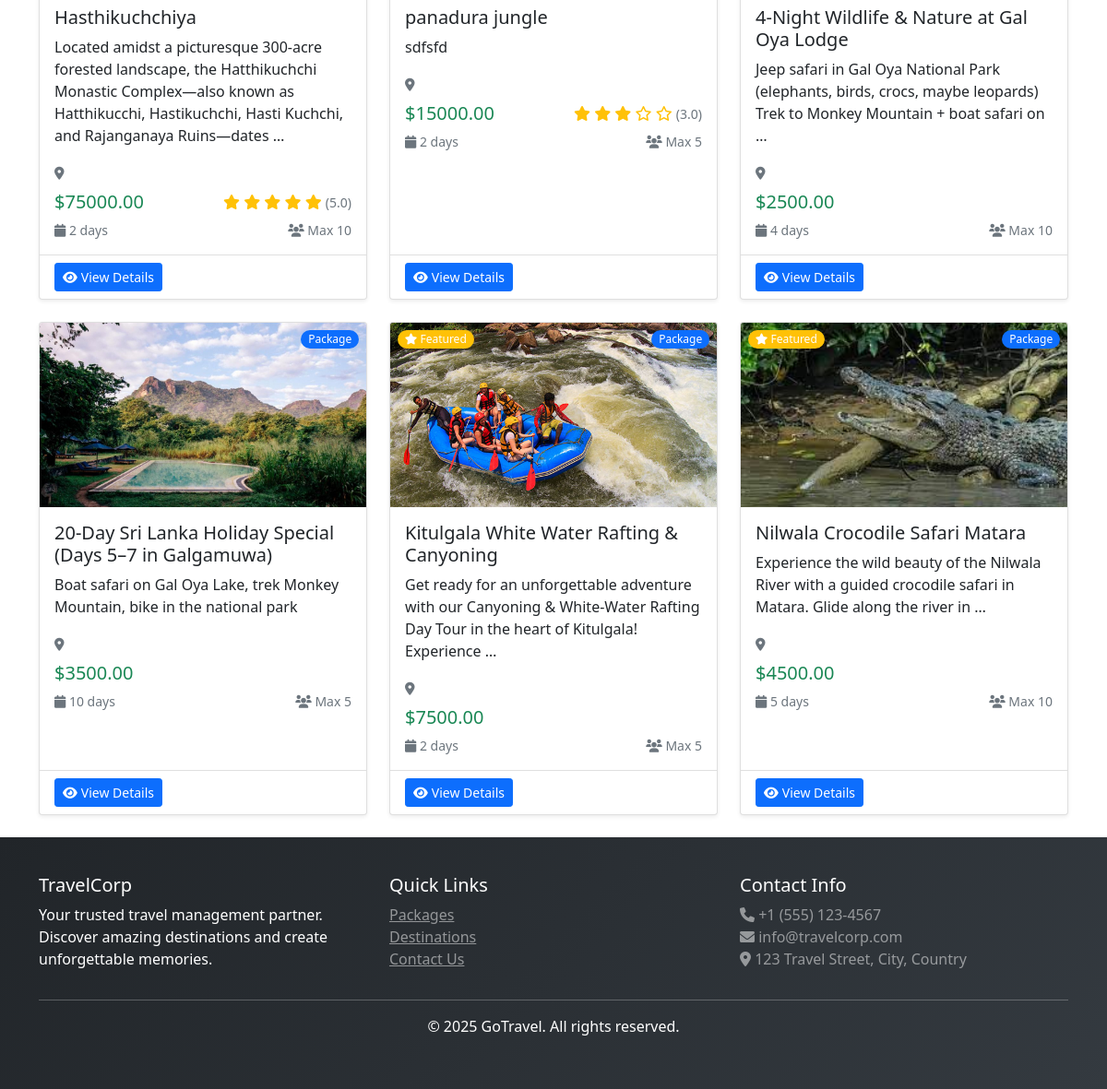
The app's page /search/ (lower part), older data.
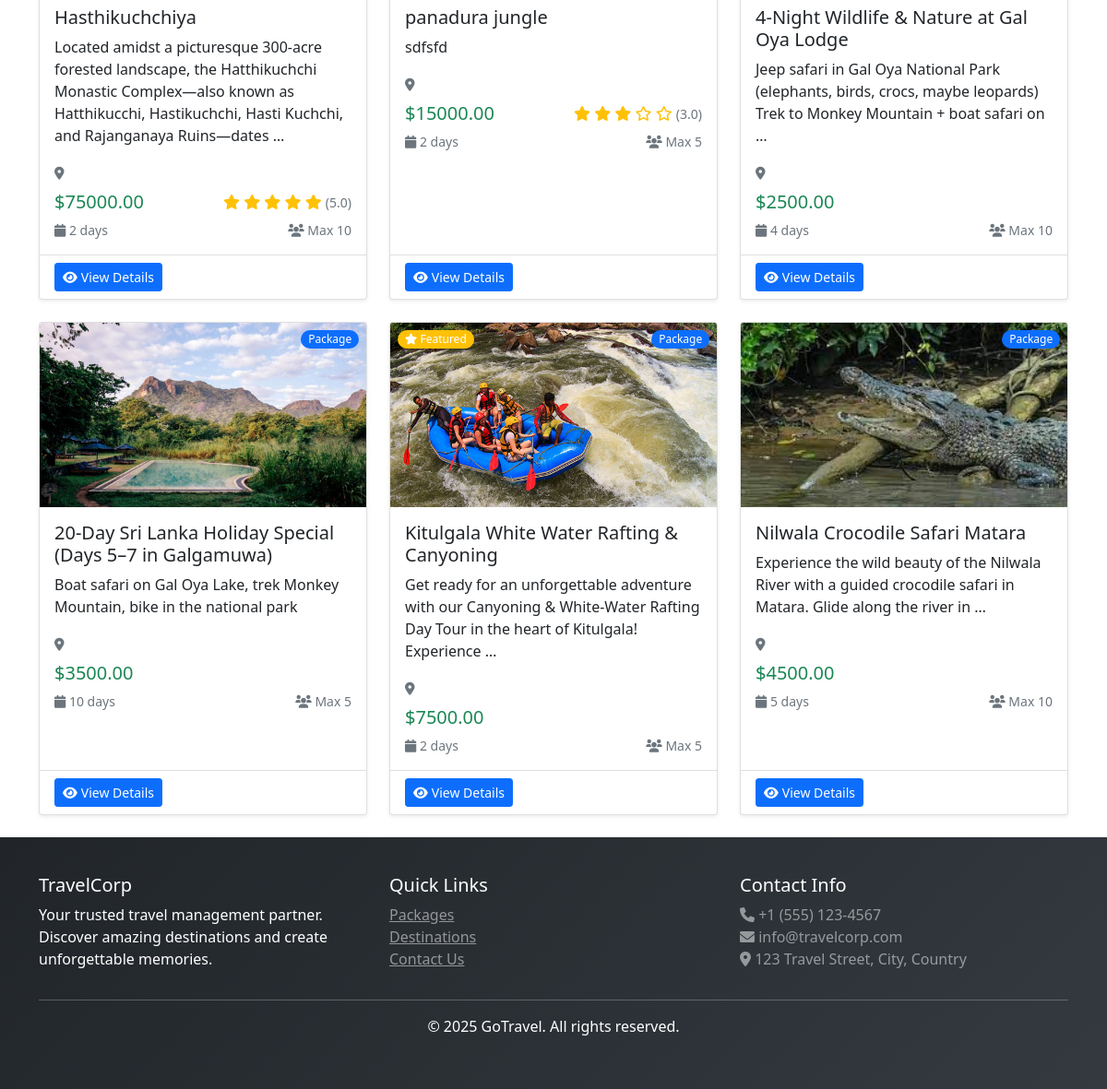
The same page, newer data.
### travel/models.py (models this page shows, shortened)
class Package(models.Model):
    PACKAGE_TYPES = [
        ('tour', 'Tour Package'),
        ('hotel', 'Hotel Package'),
        ('transport', 'Transport Package'),
        ('combo', 'Combo Package'),
    ]
    name = models.CharField(max_length=200)
    destinations = models.ManyToManyField(Destination, related_name='packages', help_text="Destinations included in this package")
    hotels = models.ManyToManyField('Hotel', blank=False, related_name='packages', help_text="Hotels included in this package (At least one hotel must be selected)")
    transports = models.ManyToManyField('Transport', blank=True, related_name='packages', help_text="Transports included in this package")
    package_type = models.CharField(max_length=20, choices=PACKAGE_TYPES)
    description = models.TextField()
    price = models.DecimalField(max_digits=10, decimal_places=2)
    duration_days = models.IntegerField()
    max_people = models.IntegerField()
    includes = models.TextField(help_text="What's included in the package")
    excludes = models.TextField(help_text="What's not included")
    keywords = models.TextField(blank=True, help_text="Keywords/tags for searching, separated by commas (e.g., adventure, luxury, budget, family)")
    image = models.ImageField(upload_to='packages/')
    is_active = models.BooleanField(default=True)
    is_featured = models.BooleanField(default=False, help_text="Mark as featured package")
    created_by = models.ForeignKey(User, on_delete=models.CASCADE)
    created_at = models.DateTimeField(auto_now_add=True)
    updated_at = models.DateTimeField(auto_now=True)
    def average_rating(self):
        reviews = self.review_set.all()
        if reviews:
            return sum([review.rating for review in reviews]) / len(reviews)
        return 0

### travel/views.py (the view)
# urls.py: path('search/', views.advanced_search, name='advanced_search'),
def advanced_search(request):
    search_engine = TravelSearchEngine()
    search_query = request.GET.get('search', '') or request.GET.get('destination', '')
    search_type = request.GET.get('type', 'packages')
    filters = {
        'destination': request.GET.get('destination', ''),
        'package_type': request.GET.get('package_type', ''),
        'min_price': request.GET.get('min_price', ''),
        'max_price': request.GET.get('max_price', ''),
        'duration_days': request.GET.get('duration', ''),
        'adults': request.GET.get('adults', '2'),
        'children': request.GET.get('children', '0'),
        'star_rating': request.GET.get('star_rating', ''),
        'transport_type': request.GET.get('transport_type', ''),
        'from_destination': request.GET.get('from_destination', ''),
        'to_destination': request.GET.get('to_destination', ''),
        'start_date': request.GET.get('start_date', ''),
        'end_date': request.GET.get('end_date', ''),
        'sort_by': request.GET.get('sort', 'relevance')
    }
    try:
        total_travelers = int(filters['adults']) + int(filters['children'])
        filters['max_people'] = total_travelers
    except (ValueError, TypeError):
        pass
    try:
        packages = search_engine.search_packages(search_query, filters)
        sort_by = filters['sort_by']
        if sort_by == 'price_low':
            packages = packages.order_by('price', '-relevance_score')
        elif sort_by == 'price_high':
            packages = packages.order_by('-price', '-relevance_score')
        elif sort_by == 'rating':
            packages = packages.annotate(avg_rating=Avg('review__rating')).order_by('-avg_rating', '-relevance_score')
        elif sort_by == 'duration':
            packages = packages.order_by('duration_days', '-relevance_score')
        elif sort_by == 'name':
            packages = packages.order_by('name')
        paginator = Paginator(packages, 12)
        page_number = request.GET.get('page')
        page_obj = paginator.get_page(page_number)
        destinations = Destination.objects.filter(is_active=True)
        search_suggestions = search_engine.get_search_suggestions(search_query) if search_query else []
        search_keywords = search_engine.clean_search_query(search_query)
        template = loader.get_template('travel/advanced_search.html')
        context = {
            'page_obj': page_obj,
            'destinations': destinations,
            'search_query': search_query,
            'search_type': search_type,
            'filters': filters,
            'search_suggestions': search_suggestions,
            'search_keywords': search_keywords,
            'total_results': packages.count(),
        }
        return HttpResponse(template.render(context, request))
    except Exception as e:
        try:
            packages = Package.objects.filter(is_active=True)
            if search_query:
                packages = packages.filter(
                    Q(name__icontains=search_query) |
                    Q(description__icontains=search_query) |
                    Q(destination__name__icontains=search_query) |
                    Q(destination__city__icontains=search_query) |
                    Q(destination__country__icontains=search_query)
                )
            if filters['destination']:
                packages = packages.filter(
                    Q(destination__name__icontains=filters['destination']) |
                    Q(destination__city__icontains=filters['destination']) |
                    Q(destination__country__icontains=filters['destination'])
                )
            if filters['min_price']:
                try:
                    packages = packages.filter(price__gte=float(filters['min_price']))
                except ValueError:
                    pass
            if filters['max_price']:
                try:
                    packages = packages.filter(price__lte=float(filters['max_price']))
                except ValueError:
                    pass
            if filters['duration_days']:
                try:
                    packages = packages.filter(duration_days=int(filters['duration_days']))
                except ValueError:
                    pass
            if filters['package_type']:
                packages = packages.filter(package_type=filters['package_type'])
            sort_by = filters['sort_by']
            if sort_by == 'price_low':
                packages = packages.order_by('price')
            elif sort_by == 'price_high':
                packages = packages.order_by('-price')
            elif sort_by == 'rating':
                packages = packages.annotate(avg_rating=Avg('review__rating')).order_by('-avg_rating')
            elif sort_by == 'duration':
                packages = packages.order_by('duration_days')
            elif sort_by == 'name':
                packages = packages.order_by('name')
            else:
                packages = packages.order_by('-is_featured', '-created_at')
            paginator = Paginator(packages, 12)
            page_number = request.GET.get('page')
            page_obj = paginator.get_page(page_number)
            destinations = Destination.objects.filter(is_active=True)
            template = loader.get_template('travel/advanced_search.html')
            context = {
                'page_obj': page_obj,
                'destinations': destinations,
                'search_query': search_query,
                'search_type': search_type,
                'filters': filters,
                'search_suggestions': [],
                'search_keywords': search_query.split() if search_query else [],
                'total_results': packages.count(),
                'error': str(e) if search_query else None,
            }
            return HttpResponse(template.render(context, request))
        except Exception as fallback_error:
            template = loader.get_template('travel/advanced_search.html')
            context = {
                'page_obj': None,
                'destinations': [],
                'search_query': search_query,
                'search_type': search_type,
                'filters': filters,
                'search_suggestions': [],
                'search_keywords': [],
                'total_results': 0,
                'error': f'Search error: {str(fallback_error)}',
            }
            return HttpResponse(template.render(context, request))
            if filters.get('destination'):
                packages = packages.filter(
                    Q(destination__name__icontains=filters['destination']) |
                    Q(destination__city__icontains=filters['destination']) |
                    Q(destination__country__icontains=filters['destination'])
                )
            if filters.get('min_price'):
                try:
                    packages = packages.filter(price__gte=float(filters['min_price']))
                except (ValueError, TypeError):
                    pass
            if filters.get('max_price'):
                try:
                    packages = packages.filter(price__lte=float(filters['max_price']))
                except (ValueError, TypeError):
                    pass
            if filters.get('max_people'):
                try:
                    packages = packages.filter(max_people__gte=int(filters['max_people']))
                except (ValueError, TypeError):
                    pass
            packages = packages.order_by('name')
            paginator = Paginator(packages, 12)
            page_number = request.GET.get('page')
            page_obj = paginator.get_page(page_number)
            destinations = Destination.objects.filter(is_active=True)
            template = loader.get_template('travel/advanced_search.html')
            context = {
                'page_obj': page_obj,
                'destinations': destinations,
                'search_query': search_query,
                'search_type': search_type,
                'filters': filters,
                'search_suggestions': [],
                'search_keywords': [],
                'total_results': packages.count(),
            }
            return HttpResponse(template.render(context, request))
        except Exception as fallback_error:
            template = loader.get_template('travel/advanced_search.html')
            context = {
                'page_obj': None,
                'destinations': [],
                'search_query': search_query,
                'search_type': search_type,
                'filters': filters,
                'search_suggestions': [],
                'search_keywords': [],
                'total_results': 0,
                'error': 'Search temporarily unavailable. Please try again later.'
            }
            return HttpResponse(template.render(context, request))

### travel/context_processors.py (called while the page is built)
def user_profile(request):
    if request.user.is_authenticated:
        try:
            profile, created = UserProfile.objects.get_or_create(user=request.user)
            return {'user_profile': profile}
        except:
            return {'user_profile': None}
    return {'user_profile': None}

### travel/search.py (called while the page is built, shortened)
    def clean_search_query(self, query):
        if not query:
            return []
        query = query.lower()
        query = re.sub(r'[^\w\s]', ' ', query)
        words = [word.strip() for word in query.split() if word.strip()]
        keywords = [word for word in words if word not in self.stop_words and len(word) > 2]
        return keywords

    def search_packages(self, query, filters=None):
        packages = Package.objects.filter(is_active=True)
        if not query:
            return packages

### travel/templates/travel/advanced_search.html (shortened to what this page needs)
{% extends 'travel/base.html' %}
{% load static %}
{% block content %}
<div class="container">
    {% if page_obj %}
        <div class="row">
            {% for package in page_obj %}
                <div class="col-lg-4 col-md-6 mb-4">
                    <div class="card h-100 shadow-sm">
                        <div class="position-relative">
                            {% if package.is_featured %}
                                <span class="badge bg-warning position-absolute top-0 start-0 m-2 z-index-1">
                                    <i class="fas fa-star"></i> Featured
                                </span>
                            {% endif %}
                            <span class="badge bg-primary position-absolute top-0 end-0 m-2 z-index-1">
                                Package
                            </span>
                            {% if package.image %}
                                <img src="{{ package.image.url }}" class="card-img-top" alt="{{ package.name }}" style="height: 200px; object-fit: cover;">
                            {% else %}
                                <div class="card-img-top bg-light d-flex align-items-center justify-content-center" style="height: 200px;">
                                    <i class="fas fa-suitcase fa-3x text-muted"></i>
                                </div>
                            {% endif %}
                        </div>
                        <div class="card-body">
                            <h5 class="card-title">{{ package.name }}</h5>
                            <p class="card-text">{{ package.description|truncatewords:20 }}</p>
                            <div class="mb-2">
                                <small class="text-muted">
                                    <i class="fas fa-map-marker-alt"></i> {{ package.destination.name }}
                                </small>
                            </div>
                            <div class="d-flex justify-content-between align-items-center mb-2">
                                <span class="h5 text-success mb-0">${{ package.price }}</span>
                                {% if package.average_rating > 0 %}
                                    <div class="rating">
                                        {% for i in "12345" %}
                                            {% if forloop.counter <= package.average_rating %}
                                                <i class="fas fa-star text-warning"></i>
                                            {% else %}
                                                <i class="far fa-star text-warning"></i>
                                            {% endif %}
                                        {% endfor %}
                                        <small class="text-muted">({{ package.average_rating|floatformat:1 }})</small>
                                    </div>
                                {% endif %}
                            </div>
                            <div class="d-flex justify-content-between align-items-center">
                                <small class="text-muted">
                                    <i class="fas fa-calendar"></i> {{ package.duration_days }} day{{ package.duration_days|pluralize }}
                                </small>
                                <small class="text-muted">
                                    <i class="fas fa-users"></i> Max {{ package.max_people }}
                                </small>
                            </div>
                        </div>
                        <div class="card-footer bg-transparent">
                            <div class="d-flex justify-content-between align-items-center">
                                <a href="{% url 'package_detail' package.id %}" class="btn btn-primary btn-sm">
                                    <i class="fas fa-eye me-1"></i>View Details
                                </a>
                            </div>
                        </div>
                    </div>
                </div>
            {% endfor %}
        </div>
    {% endif %}
</div>
{% endblock %}

Row changes from the older to the newer data that the page shows:
changed Package "Nilwala Crocodile Safari Matara": no longer shows "Featured"
